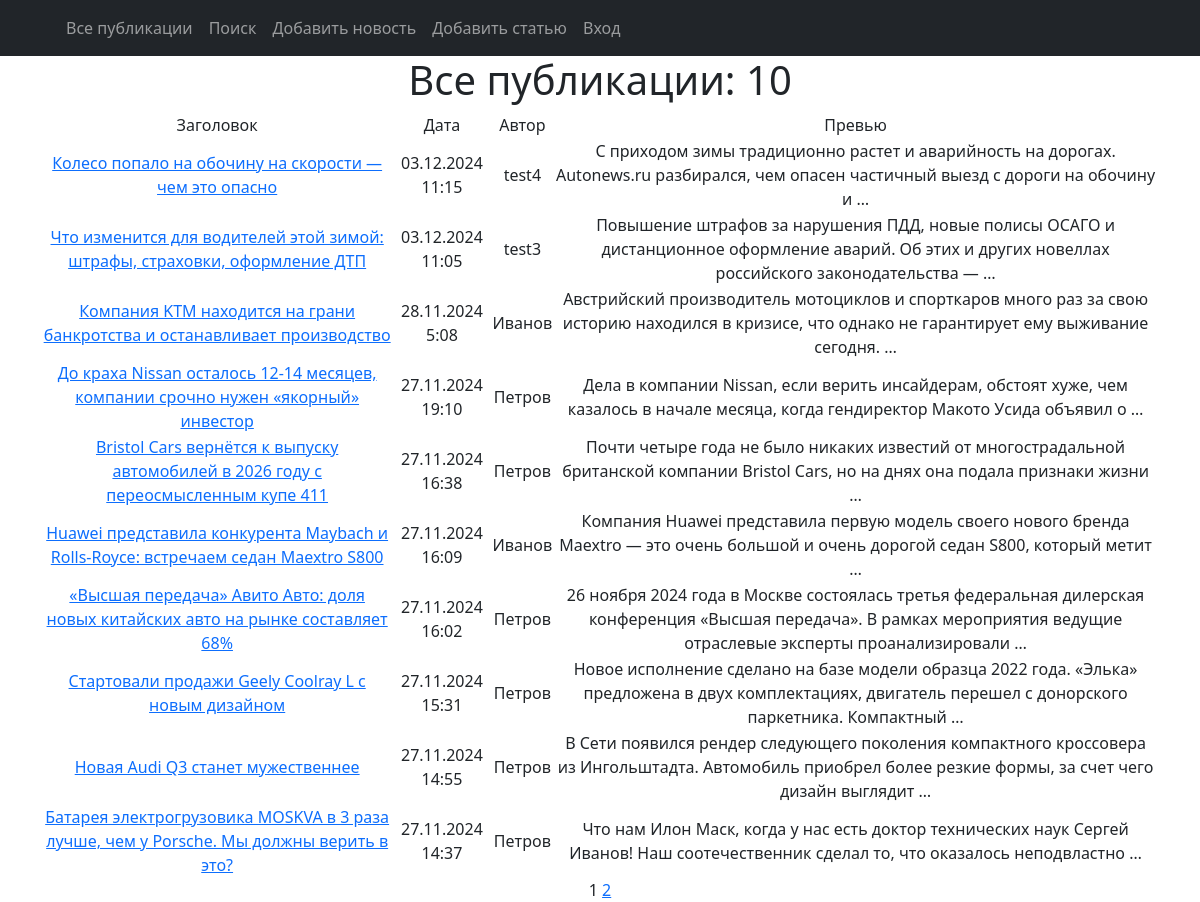
The page / on the database its author committed.
### news/models.py (models this page shows, shortened)
class Post(models.Model):
    article = 'ART'
    news = 'NEW'
    TYPE = [
        (article, 'Статья'),
        (news, 'Новость'),
    ]
    post_author = models.ForeignKey(Author, on_delete=models.CASCADE)
    post_type = models.CharField(max_length=3, choices=TYPE, default=article)
    post_time = models.DateTimeField(auto_now_add=True)
    post_category = models.ManyToManyField(Category, through='PostCategory')
    post_title = models.CharField(max_length=255)
    post_text = models.TextField()
    post_rating = models.IntegerField(default=0)

class Author(models.Model):
    author_rating = models.IntegerField(default=0)
    author_user = models.OneToOneField(User, on_delete = models.CASCADE, primary_key = True)
    def __str__(self):
        return f'{self.author_user}'

### news/views.py (the view)
# urls.py: path('', PostsList.as_view(), name='post_list'),
class PostsList(ListView):
    model = Post
    ordering = '-post_time'
    template_name = 'posts.html'
    context_object_name = 'posts'
    paginate_by = 10
    def get_queryset(self):
        queryset = super().get_queryset()
        self.filterset = PostFilter(self.request.GET, queryset)
        return self.filterset.qs
    def get_context_data(self, **kwargs):
        context = super().get_context_data(**kwargs)
        context['filterset'] = self.filterset
        return context

### news/templatetags/custom_filters.py (called while the page is built)
@register.filter()
def censor(text):
    CENS_WORDS = ['подшипник', 'коробка', 'видеорегистратор', 'транспорт', 'безопасность', 'также', 'видео',
                  'отставание', 'место']
    if type(text) != str:
        raise TypeException(f'Недопустимый формат данных (string)!')
    lst = []
    st = ''
    i = 0
    for sym in text:
        i += 1
        if sym.isalpha():
            st += sym
            if i == len(text):
                lst.append(st)
        else:
            if len(st):
                lst.append(st)
            lst.append(sym)
            st = ''
    for i in range(len(lst)):
        if lst[i].lower() in CENS_WORDS:
            lst[i] = lst[i].replace(lst[i], lst[i][:1] + "*" * (len(lst[i]) - 1))
    censored_text = ''
    for word in lst:
        censored_text += word
    return f'{censored_text}'

### news/templatetags/custom_tags.py (called while the page is built)
@register.simple_tag(takes_context=True)
def url_replace(context, **kwargs):
   d = context['request'].GET.copy()
   for k, v in kwargs.items():
       d[k] = v
   return d.urlencode()

### templates/posts.html (shortened to what this page needs)
{% extends 'flatpages/default.html' %}
{% load custom_filters %}
{% load custom_tags %}
{% block content %}
   <h1>Все публикации: {{ posts|length }}</h1>
   {% if posts %}
       <table>
           <tr>
               <td>Заголовок</td>
               <td>Дата</td>
               <td>Автор</td>
               <td>Превью</td>
           </tr>
           {% for post in posts %}
           <tr>
               <td><a href="{% url 'post_detail' post.id %}">{{ post.post_title|censor }}</a></td>
               <td>{{ post.post_time|date:'d.m.Y G:i' }}</td>
               <td>{{ post.post_author }}</td>
               <td>{{ post.post_text|truncatewords:20|censor }}</td>
           </tr>
           {% endfor %}
       </table>
   {% else %}
       <h2>Новостей нет!</h2>
   {% endif %}
   {{ page_obj.number }}
   {% if page_obj.has_next %}
       <a href="?{% url_replace page=page_obj.next_page_number %}">{{ page_obj.next_page_number }}</a>
   {% endif %}
{% endblock content %}

### templates/flatpages/default.html (shortened to what this page needs)
<!DOCTYPE html>
{% load static %}
<html lang="en">
    <head>
        <link href="{% static 'css/styles.css' %}" rel="stylesheet" />
    </head>
    <body>
        <nav class="navbar navbar-expand-lg navbar-dark bg-dark static-top">
            <div class="container">
                <div class="collapse navbar-collapse" id="navbarResponsive">
                    <ul class="navbar-nav ml-auto">
                        <li class="nav-item">
                            <a class="nav-link" href="/">Все публикации</a>
                        </li>
                        <li class="nav-item">
                            <a class="nav-link" href="/search/">Поиск</a>
                        </li>
                        <li class="nav-item">
                            <a class="nav-link" href="/news/create/">Добавить новость</a>
                        </li>
                        <li class="nav-item">
                            <a class="nav-link" href="/articles/create/">Добавить статью</a>
                        </li>
                        {% if request.user.is_authenticated %}
                            <li class="nav-item">
                                <a class="nav-link" href="{% url 'user_detail' request.user.id %}">
                                Пользователь: {{ request.user.username }}
                                </a>
                            </li>
                            <li class="nav-item">
                                <a class="nav-link" href="/accounts/logout/">Выход</a>
                            </li>
                        {% else %}
                            <li class="nav-item">
                                <a class="nav-link" href="/accounts/login/">Вход</a>
                            </li>
                        {% endif %}
                    </ul>
                </div>
            </div>
        </nav>
        <div class="container">
            <div class="row">
                <div class="col-lg-12 text-center">
                    {% block content %}{% endblock content %}
                </div>
            </div>
        </div>
    </body>
</html>

### rows shown on the page
Post: post_title|censor "Колесо попало на обочину на скорости — чем это опасно", post_time "03.12.2024 11:15", post_author "test4", post_text|censor "С приходом зимы традиционно растет и аварийность на дорогах. Autonews.ru разбирался, чем опасен частичный выезд с дороги на обочину и …"
Post: post_title|censor "Что изменится для водителей этой зимой: штрафы, страховки, оформление ДТП", post_time "03.12.2024 11:05", post_author "test3", post_text|censor "Повышение штрафов за нарушения ПДД, новые полисы ОСАГО и дистанционное оформление аварий. Об этих и других новеллах российского законодательства — …"
Post: post_title|censor "Компания KTM находится на грани банкротства и останавливает производство", post_time "28.11.2024 5:08", post_author "Иванов", post_text|censor "Австрийский производитель мотоциклов и спорткаров много раз за свою историю находился в кризисе, что однако не гарантирует ему выживание сегодня. …"
Post: post_title|censor "До краха Nissan осталось 12-14 месяцев, компании срочно нужен «якорный» инвестор", post_time "27.11.2024 19:10", post_author "Петров", post_text|censor "Дела в компании Nissan, если верить инсайдерам, обстоят хуже, чем казалось в начале месяца, когда гендиректор Макото Уcида объявил о …"
Post: post_title|censor "Bristol Cars вернётся к выпуску автомобилей в 2026 году с переосмысленным купе 411", post_time "27.11.2024 16:38", post_author "Петров", post_text|censor "Почти четыре года не было никаких известий от многострадальной британской компании Bristol Cars, но на днях она подала признаки жизни …"
Post: post_title|censor "Huawei представила конкурента Maybach и Rolls-Royce: встречаем седан Maextro S800", post_time "27.11.2024 16:09", post_author "Иванов", post_text|censor "Компания Huawei представила первую модель своего нового бренда Maextro — это очень большой и очень дорогой седан S800, который метит …"
Post: post_title|censor "«Высшая передача» Авито Авто: доля новых китайских авто на рынке составляет 68%", post_time "27.11.2024 16:02", post_author "Петров", post_text|censor "26 ноября 2024 года в Москве состоялась третья федеральная дилерская конференция «Высшая передача». В рамках мероприятия ведущие отраслевые эксперты проанализировали …"
Post: post_title|censor "Стартовали продажи Geely Coolray L с новым дизайном", post_time "27.11.2024 15:31", post_author "Петров", post_text|censor "Новое исполнение сделано на базе модели образца 2022 года. «Элька» предложена в двух комплектациях, двигатель перешел с донорского паркетника. Компактный …"
Post: post_title|censor "Новая Audi Q3 станет мужественнее", post_time "27.11.2024 14:55", post_author "Петров", post_text|censor "В Сети появился рендер следующего поколения компактного кроссовера из Ингольштадта. Автомобиль приобрел более резкие формы, за счет чего дизайн выглядит …"
Post: post_title|censor "Батарея электрогрузовика MOSKVA в 3 раза лучше, чем у Porsche. Мы должны верить в это?", post_time "27.11.2024 14:37", post_author "Петров", post_text|censor "Что нам Илон Маск, когда у нас есть доктор технических наук Сергей Иванов! Наш соотечественник сделал то, что оказалось неподвластно …"

### other values the page prints
{{ posts|length }} "10"
{{ page_obj.number }} "1"
{{ page_obj.next_page_number }} "2"
